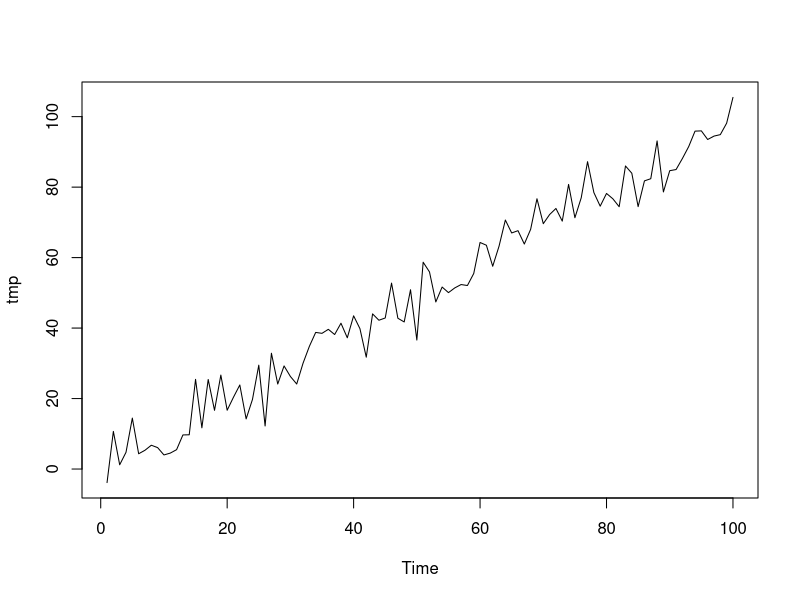
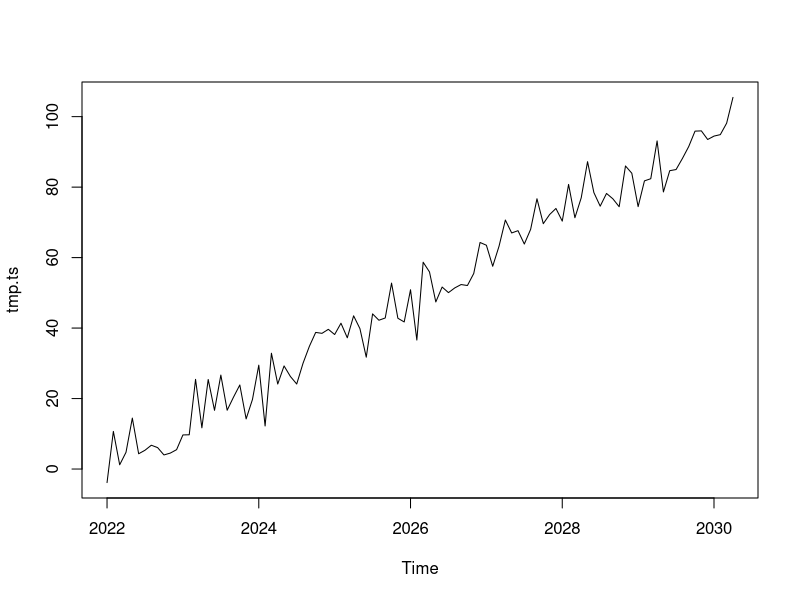

Here is the R script that generated these plots, in order:
## ---- chunk 1
knitr::opts_chunk$set(echo = TRUE)
## ---- chunk 2
tmp<- c(1:100)+rnorm(100, mean=0, sd=5)

plot.ts(tmp)

class(tmp)

tmp.ts<-ts(tmp, start=c(2022, 1), frequency = 12)

class(tmp.ts)
plot(tmp.ts)

## ---- chunk 3
#load the forecast R package
install.packages("forecast")
library(forecast)

## ---- chunk 4

## ---- chunk 5

## ---- chunk 6

## ---- chunk 7

## ---- chunk 8

## ---- chunk 9

